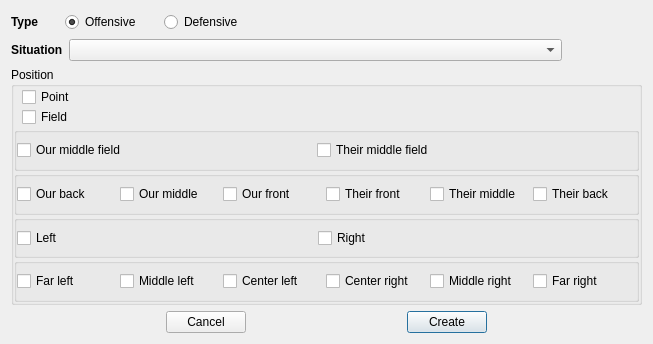
<?xml version="1.0" encoding="UTF-8"?>
<ui version="4.0">
 <class>SpInitDialog</class>
 <widget class="QDialog" name="SpInitDialog">
  <property name="windowModality">
   <enum>Qt::ApplicationModal</enum>
  </property>
  <property name="geometry">
   <rect>
    <x>0</x>
    <y>0</y>
    <width>653</width>
    <height>344</height>
   </rect>
  </property>
  <property name="minimumSize">
   <size>
    <width>653</width>
    <height>344</height>
   </size>
  </property>
  <property name="maximumSize">
   <size>
    <width>653</width>
    <height>344</height>
   </size>
  </property>
  <property name="windowTitle">
   <string>Create new SetPlay</string>
  </property>
  <layout class="QVBoxLayout" name="verticalLayout">
   <item>
    <layout class="QHBoxLayout" name="horizontalLayout_2">
     <item>
      <widget class="QLabel" name="label">
       <property name="sizePolicy">
        <sizepolicy hsizetype="Maximum" vsizetype="Maximum">
         <horstretch>0</horstretch>
         <verstretch>0</verstretch>
        </sizepolicy>
       </property>
       <property name="font">
        <font>
         <weight>75</weight>
         <bold>true</bold>
        </font>
       </property>
       <property name="text">
        <string>Type</string>
       </property>
      </widget>
     </item>
     <item>
      <spacer name="horizontalSpacer">
       <property name="orientation">
        <enum>Qt::Horizontal</enum>
       </property>
       <property name="sizeType">
        <enum>QSizePolicy::Maximum</enum>
       </property>
       <property name="sizeHint" stdset="0">
        <size>
         <width>20</width>
         <height>20</height>
        </size>
       </property>
      </spacer>
     </item>
     <item>
      <widget class="QRadioButton" name="offensiveTypeRB">
       <property name="sizePolicy">
        <sizepolicy hsizetype="Maximum" vsizetype="Fixed">
         <horstretch>0</horstretch>
         <verstretch>0</verstretch>
        </sizepolicy>
       </property>
       <property name="minimumSize">
        <size>
         <width>93</width>
         <height>22</height>
        </size>
       </property>
       <property name="text">
        <string>Offensive</string>
       </property>
       <property name="checked">
        <bool>true</bool>
       </property>
      </widget>
     </item>
     <item>
      <widget class="QRadioButton" name="defensiveTypeRB">
       <property name="enabled">
        <bool>true</bool>
       </property>
       <property name="sizePolicy">
        <sizepolicy hsizetype="Maximum" vsizetype="Fixed">
         <horstretch>0</horstretch>
         <verstretch>0</verstretch>
        </sizepolicy>
       </property>
       <property name="minimumSize">
        <size>
         <width>98</width>
         <height>22</height>
        </size>
       </property>
       <property name="text">
        <string>Defensive</string>
       </property>
      </widget>
     </item>
     <item>
      <spacer name="horizontalSpacer_2">
       <property name="orientation">
        <enum>Qt::Horizontal</enum>
       </property>
       <property name="sizeHint" stdset="0">
        <size>
         <width>40</width>
         <height>20</height>
        </size>
       </property>
      </spacer>
     </item>
    </layout>
   </item>
   <item>
    <layout class="QHBoxLayout" name="horizontalLayout_3">
     <item>
      <widget class="QLabel" name="label_2">
       <property name="sizePolicy">
        <sizepolicy hsizetype="Maximum" vsizetype="Maximum">
         <horstretch>0</horstretch>
         <verstretch>0</verstretch>
        </sizepolicy>
       </property>
       <property name="font">
        <font>
         <weight>75</weight>
         <bold>true</bold>
        </font>
       </property>
       <property name="text">
        <string>Situation</string>
       </property>
      </widget>
     </item>
     <item>
      <widget class="QComboBox" name="situationComboBox"/>
     </item>
     <item>
      <spacer name="horizontalSpacer_6">
       <property name="orientation">
        <enum>Qt::Horizontal</enum>
       </property>
       <property name="sizeType">
        <enum>QSizePolicy::Maximum</enum>
       </property>
       <property name="sizeHint" stdset="0">
        <size>
         <width>80</width>
         <height>20</height>
        </size>
       </property>
      </spacer>
     </item>
    </layout>
   </item>
   <item>
    <layout class="QHBoxLayout" name="OptionsLayout">
     <item>
      <widget class="QGroupBox" name="positionGroupBox">
       <property name="sizePolicy">
        <sizepolicy hsizetype="MinimumExpanding" vsizetype="MinimumExpanding">
         <horstretch>0</horstretch>
         <verstretch>0</verstretch>
        </sizepolicy>
       </property>
       <property name="font">
        <font>
         <kerning>false</kerning>
        </font>
       </property>
       <property name="title">
        <string>Position</string>
       </property>
       <layout class="QVBoxLayout" name="verticalLayout_9">
        <property name="spacing">
         <number>0</number>
        </property>
        <property name="margin">
         <number>0</number>
        </property>
        <item>
         <layout class="QVBoxLayout" name="verticalLayout_13">
          <property name="spacing">
           <number>0</number>
          </property>
          <property name="leftMargin">
           <number>8</number>
          </property>
          <item>
           <widget class="QCheckBox" name="pointBox">
            <property name="layoutDirection">
             <enum>Qt::LeftToRight</enum>
            </property>
            <property name="autoFillBackground">
             <bool>false</bool>
            </property>
            <property name="text">
             <string>Point</string>
            </property>
            <property name="tristate">
             <bool>false</bool>
            </property>
           </widget>
          </item>
          <item>
           <widget class="QCheckBox" name="fieldBox">
            <property name="text">
             <string>Field</string>
            </property>
           </widget>
          </item>
         </layout>
        </item>
        <item>
         <widget class="QGroupBox" name="horizontalSides">
          <property name="title">
           <string/>
          </property>
          <layout class="QHBoxLayout" name="horizontalLayout_6">
           <property name="spacing">
            <number>0</number>
           </property>
           <property name="margin">
            <number>0</number>
           </property>
           <item>
            <widget class="QCheckBox" name="ourMiddleField">
             <property name="text">
              <string>Our middle field</string>
             </property>
            </widget>
           </item>
           <item>
            <widget class="QCheckBox" name="theirMiddleField">
             <property name="text">
              <string>Their middle field</string>
             </property>
            </widget>
           </item>
           <item>
            <spacer name="horizontalSpacer_8">
             <property name="orientation">
              <enum>Qt::Horizontal</enum>
             </property>
             <property name="sizeType">
              <enum>QSizePolicy::Fixed</enum>
             </property>
             <property name="sizeHint" stdset="0">
              <size>
               <width>19</width>
               <height>20</height>
              </size>
             </property>
            </spacer>
           </item>
          </layout>
         </widget>
        </item>
        <item>
         <widget class="QGroupBox" name="sixHorizontalAreas">
          <property name="title">
           <string/>
          </property>
          <layout class="QHBoxLayout" name="horizontalLayout_7">
           <property name="spacing">
            <number>0</number>
           </property>
           <property name="margin">
            <number>0</number>
           </property>
           <item>
            <widget class="QCheckBox" name="ourBack">
             <property name="text">
              <string>Our back</string>
             </property>
            </widget>
           </item>
           <item>
            <widget class="QCheckBox" name="ourMiddle">
             <property name="text">
              <string>Our middle</string>
             </property>
            </widget>
           </item>
           <item>
            <widget class="QCheckBox" name="ourFront">
             <property name="text">
              <string>Our front</string>
             </property>
            </widget>
           </item>
           <item>
            <widget class="QCheckBox" name="theirFront">
             <property name="text">
              <string>Their front</string>
             </property>
            </widget>
           </item>
           <item>
            <widget class="QCheckBox" name="theirMiddle">
             <property name="text">
              <string>Their middle</string>
             </property>
            </widget>
           </item>
           <item>
            <widget class="QCheckBox" name="theirBack">
             <property name="text">
              <string>Their back</string>
             </property>
            </widget>
           </item>
          </layout>
         </widget>
        </item>
        <item>
         <widget class="QGroupBox" name="verticalSides">
          <property name="title">
           <string/>
          </property>
          <layout class="QHBoxLayout" name="horizontalLayout_5">
           <property name="spacing">
            <number>0</number>
           </property>
           <property name="margin">
            <number>0</number>
           </property>
           <item>
            <widget class="QCheckBox" name="leftCB">
             <property name="enabled">
              <bool>true</bool>
             </property>
             <property name="text">
              <string>Left</string>
             </property>
            </widget>
           </item>
           <item>
            <widget class="QCheckBox" name="rightCB">
             <property name="text">
              <string>Right</string>
             </property>
             <property name="checkable">
              <bool>true</bool>
             </property>
            </widget>
           </item>
           <item>
            <spacer name="horizontalSpacer_7">
             <property name="orientation">
              <enum>Qt::Horizontal</enum>
             </property>
             <property name="sizeType">
              <enum>QSizePolicy::Fixed</enum>
             </property>
             <property name="sizeHint" stdset="0">
              <size>
               <width>18</width>
               <height>20</height>
              </size>
             </property>
            </spacer>
           </item>
          </layout>
         </widget>
        </item>
        <item>
         <widget class="QGroupBox" name="sixVerticalAreas">
          <property name="title">
           <string/>
          </property>
          <layout class="QHBoxLayout" name="horizontalLayout_8">
           <property name="spacing">
            <number>0</number>
           </property>
           <property name="margin">
            <number>0</number>
           </property>
           <item>
            <widget class="QCheckBox" name="farLeft">
             <property name="text">
              <string>Far left</string>
             </property>
            </widget>
           </item>
           <item>
            <widget class="QCheckBox" name="midLeft">
             <property name="text">
              <string>Middle left</string>
             </property>
            </widget>
           </item>
           <item>
            <widget class="QCheckBox" name="cenLeft">
             <property name="text">
              <string>Center left</string>
             </property>
            </widget>
           </item>
           <item>
            <widget class="QCheckBox" name="cenRight">
             <property name="text">
              <string>Center right</string>
             </property>
            </widget>
           </item>
           <item>
            <widget class="QCheckBox" name="midRight">
             <property name="text">
              <string>Middle right</string>
             </property>
            </widget>
           </item>
           <item>
            <widget class="QCheckBox" name="farRight">
             <property name="text">
              <string>Far right</string>
             </property>
            </widget>
           </item>
          </layout>
         </widget>
        </item>
       </layout>
      </widget>
     </item>
    </layout>
   </item>
   <item>
    <layout class="QHBoxLayout" name="horizontalLayout">
     <item>
      <spacer name="horizontalSpacer_4">
       <property name="orientation">
        <enum>Qt::Horizontal</enum>
       </property>
       <property name="sizeHint" stdset="0">
        <size>
         <width>40</width>
         <height>20</height>
        </size>
       </property>
      </spacer>
     </item>
     <item>
      <widget class="QPushButton" name="cancelButton">
       <property name="text">
        <string>Cancel</string>
       </property>
      </widget>
     </item>
     <item>
      <spacer name="horizontalSpacer_3">
       <property name="orientation">
        <enum>Qt::Horizontal</enum>
       </property>
       <property name="sizeHint" stdset="0">
        <size>
         <width>40</width>
         <height>20</height>
        </size>
       </property>
      </spacer>
     </item>
     <item>
      <widget class="QPushButton" name="createButton">
       <property name="text">
        <string>Create</string>
       </property>
       <property name="autoDefault">
        <bool>false</bool>
       </property>
       <property name="default">
        <bool>true</bool>
       </property>
      </widget>
     </item>
     <item>
      <spacer name="horizontalSpacer_5">
       <property name="orientation">
        <enum>Qt::Horizontal</enum>
       </property>
       <property name="sizeHint" stdset="0">
        <size>
         <width>40</width>
         <height>20</height>
        </size>
       </property>
      </spacer>
     </item>
    </layout>
   </item>
  </layout>
 </widget>
 <resources/>
 <connections/>
</ui>
